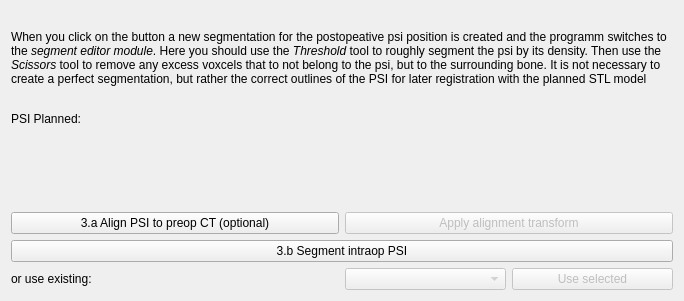
     <widget class="QWidget" name="pageSegmentPSI">
      <property name="geometry">
       <rect>
        <x>0</x>
        <y>0</y>
        <width>684</width>
        <height>301</height>
       </rect>
      </property>
      <attribute name="label">
       <string>3. Segment intraop PSI</string>
      </attribute>
      <layout class="QVBoxLayout" name="verticalLayout_4">
       <item>
        <widget class="QLabel" name="label_2">
         <property name="text">
          <string>&lt;p&gt;When you click on the button a new segmentation for the postopeative psi position is created and the programm switches to the &lt;i&gt;segment editor module&lt;/i&gt;. Here you should use the &lt;i&gt;Threshold&lt;/i&gt; tool to roughly segment the psi by its density. Then use the &lt;i&gt;Scissors&lt;/i&gt; tool to remove any excess voxcels that to not belong to the psi, but to the surrounding bone. It is not necessary to create a perfect segmentation, but rather the correct outlines of the PSI for later registration with the planned STL model&lt;/p&gt;</string>
         </property>
         <property name="wordWrap">
          <bool>true</bool>
         </property>
        </widget>
       </item>
       <item>
        <layout class="QFormLayout" name="formLayoutSelectPSI">
         <property name="sizeConstraint">
          <enum>QLayout::SizeConstraint::SetDefaultConstraint</enum>
         </property>
         <property name="fieldGrowthPolicy">
          <enum>QFormLayout::FieldGrowthPolicy::FieldsStayAtSizeHint</enum>
         </property>
         <item row="0" column="0">
          <widget class="QLabel" name="labelPSIPlanned">
           <property name="styleSheet">
            <string notr="true"/>
           </property>
           <property name="text">
            <string>PSI Planned:</string>
           </property>
          </widget>
         </item>
         <item row="0" column="1">
          <widget class="qMRMLNodeComboBox" name="psiPlannedModelSelector" native="true">
           <property name="toolTip">
            <string>Pick the input to the algorithm.</string>
           </property>
           <property name="nodeTypes" stdset="0">
            <stringlist notr="true">
             <string>vtkMRMLModelNode</string>
            </stringlist>
           </property>
           <property name="showChildNodeTypes" stdset="0">
            <bool>false</bool>
           </property>
           <property name="addEnabled" stdset="0">
            <bool>false</bool>
           </property>
           <property name="removeEnabled" stdset="0">
            <bool>false</bool>
           </property>
           <property name="SlicerParameterName" stdset="0">
            <string>psiPlannedModel</string>
           </property>
          </widget>
         </item>
        </layout>
       </item>
       <item>
        <layout class="QHBoxLayout" name="hLayoutAlignPSI">
         <item>
          <widget class="QPushButton" name="applyTransformsToPlannedModelButton">
           <property name="text">
            <string>3.a Align PSI to preop CT (optional)</string>
           </property>
          </widget>
         </item>
         <item>
          <widget class="QPushButton" name="applyAlignmentTransformButton">
           <property name="text">
            <string>Apply alignment transform</string>
           </property>
           <property name="enabled">
            <bool>false</bool>
           </property>
          </widget>
         </item>
        </layout>
       </item>
       <item>
        <widget class="QPushButton" name="prepareSegmentationButton">
         <property name="sizePolicy">
          <sizepolicy hsizetype="Minimum" vsizetype="Fixed">
           <horstretch>0</horstretch>
           <verstretch>0</verstretch>
          </sizepolicy>
         </property>
         <property name="text">
          <string>3.b Segment intraop PSI</string>
         </property>
        </widget>
       </item>
       <item>
        <layout class="QHBoxLayout" name="hLayoutExistingSegmentation">
         <item>
          <widget class="QLabel" name="labelOrUseExisting">
           <property name="text">
            <string>or use existing:</string>
           </property>
          </widget>
         </item>
         <item>
          <widget class="qMRMLNodeComboBox" name="psiPostopSegmentationSelector" native="true">
           <property name="nodeTypes" stdset="0">
            <stringlist notr="true">
             <string>vtkMRMLSegmentationNode</string>
            </stringlist>
           </property>
           <property name="showChildNodeTypes" stdset="0">
            <bool>false</bool>
           </property>
           <property name="addEnabled" stdset="0">
            <bool>false</bool>
           </property>
           <property name="removeEnabled" stdset="0">
            <bool>false</bool>
           </property>
           <property name="noneEnabled" stdset="0">
            <bool>true</bool>
           </property>
           <property name="SlicerParameterName" stdset="0">
            <string>psiPostopSegmentation</string>
           </property>
          </widget>
         </item>
         <item>
          <widget class="QComboBox" name="psiPostopSegmentComboBox">
           <property name="enabled">
            <bool>false</bool>
           </property>
          </widget>
         </item>
         <item>
          <widget class="QPushButton" name="useExistingSegmentationButton">
           <property name="text">
            <string>Use selected</string>
           </property>
           <property name="enabled">
            <bool>false</bool>
           </property>
          </widget>
         </item>
        </layout>
       </item>
      </layout>
     </widget>
